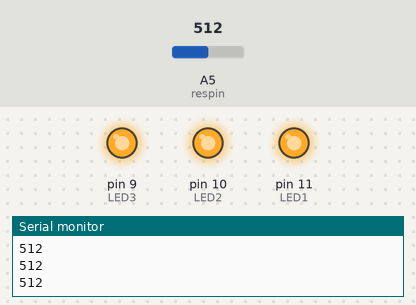
Bench run of a sketch on a simulated Arduino Uno, built with avr-gcc and run on an emulated ATmega328P. Shown: output pins drawn as LEDs (lit = HIGH), the last lines printed to the serial monitor. Inputs (shaded band) come from the test bench; at power-on: A5 (respin) = 512.

Above: at 1.2 s.
1.3 s: A5 (respin) set to 379
2.8 s: A5 (respin) set to 361
At 3.8 s:
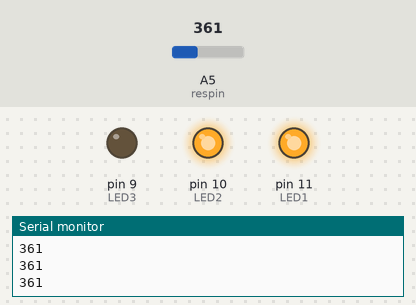
4.4 s: A5 (respin) set to 329
At 5.3 s:
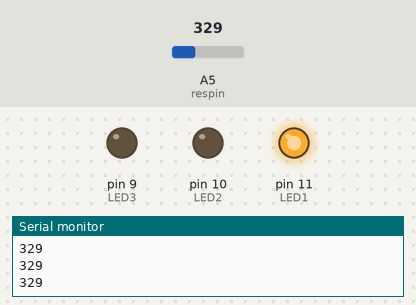
6.0 s: A5 (respin) set to 290
At 6.7 s:
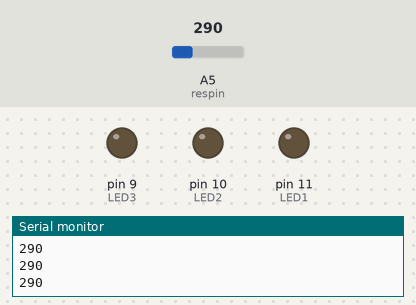
7.6 s: A5 (respin) set to 306
At 8.0 s:
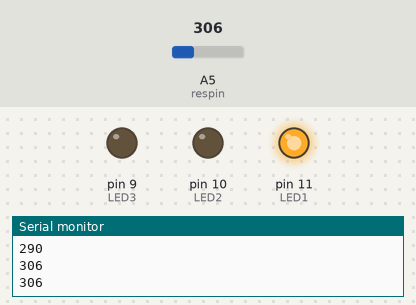
9.2 s: A5 (respin) set to 345
At 10.6 s:
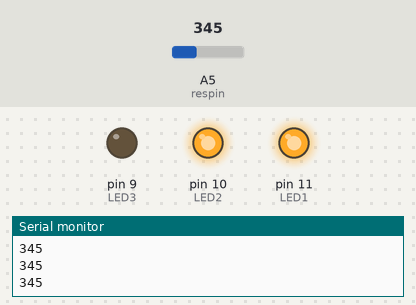
Timing chart, 0 to 11.8 s (numbered marks = the images above; inputs shaded):
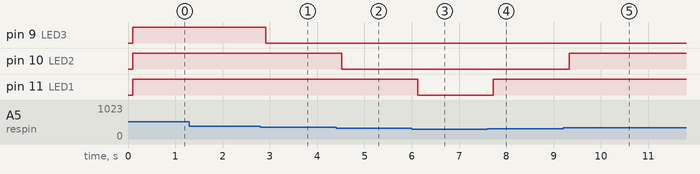

Measured:
- the behaviour switches between 371 and 370 on A5 (respin) (found by bisection; images 0 and 1)
- the behaviour switches between 336 and 335 on A5 (respin) (found by bisection; images 1 and 2)
- after the input at 2.8 s, pin 9 (LED3): HIGH → LOW after 0.11 s
- after the input at 4.4 s, pin 10 (LED2): HIGH → LOW after 0.12 s
- after the input at 6.0 s, pin 11 (LED1): HIGH → LOW after 0.12 s
- after the input at 7.6 s, pin 11 (LED1): LOW → HIGH after 0.13 s
- after the input at 9.2 s, pin 10 (LED2): LOW → HIGH after 0.13 s

The sketch:

Watersensor-3.ino
```cpp
int respin=A5;
int LED1 = 11;
int LED2 = 10;
int LED3 = 9;


void setup() {
  // put your setup code here, to run once:
  Serial.begin(9600);
  pinMode(respin,INPUT);
  pinMode(LED1, OUTPUT);
  pinMode(LED2, OUTPUT);
  pinMode(LED3, OUTPUT);

}

void loop() {
  // put your main code here, to run repeatedly:
  Serial.println(analogRead(respin));
  delay(100);

  if(analogRead(respin)<300){
    digitalWrite(LED1,LOW);
    digitalWrite(LED2,LOW);
    digitalWrite(LED3,LOW);
    delay(100);
  }
  else if (300<analogRead(respin) && analogRead(respin)<=335){
    digitalWrite(LED1,HIGH);
    digitalWrite(LED2,LOW);
    digitalWrite(LED3,LOW);
    delay(100);
  }
  else if (335<analogRead(respin) && analogRead(respin)<=370){
    digitalWrite(LED1,HIGH);
    digitalWrite(LED2,HIGH);
    digitalWrite(LED3,LOW);
    delay(100);
  }
  else {
    digitalWrite(LED1,HIGH);
    digitalWrite(LED2,HIGH);
    digitalWrite(LED3,HIGH);
    delay(100);
  }
}
```
